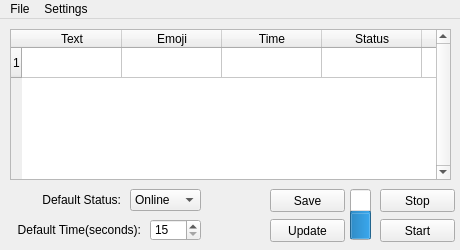
<?xml version="1.0" encoding="UTF-8"?>
<ui version="4.0">
 <class>MainWindow</class>
 <widget class="QMainWindow" name="MainWindow">
  <property name="enabled">
   <bool>true</bool>
  </property>
  <property name="geometry">
   <rect>
    <x>0</x>
    <y>0</y>
    <width>460</width>
    <height>250</height>
   </rect>
  </property>
  <property name="sizePolicy">
   <sizepolicy hsizetype="Fixed" vsizetype="Fixed">
    <horstretch>0</horstretch>
    <verstretch>0</verstretch>
   </sizepolicy>
  </property>
  <property name="windowTitle">
   <string>AMDS</string>
  </property>
  <property name="windowOpacity">
   <double>1.000000000000000</double>
  </property>
  <property name="styleSheet">
   <string notr="true"/>
  </property>
  <widget class="QWidget" name="centralwidget">
   <widget class="QTableWidget" name="TBLW_main">
    <property name="geometry">
     <rect>
      <x>10</x>
      <y>10</y>
      <width>441</width>
      <height>151</height>
     </rect>
    </property>
    <property name="frameShape">
     <enum>QFrame::StyledPanel</enum>
    </property>
    <property name="frameShadow">
     <enum>QFrame::Sunken</enum>
    </property>
    <property name="verticalScrollBarPolicy">
     <enum>Qt::ScrollBarAlwaysOn</enum>
    </property>
    <property name="horizontalScrollBarPolicy">
     <enum>Qt::ScrollBarAlwaysOff</enum>
    </property>
    <property name="sizeAdjustPolicy">
     <enum>QAbstractScrollArea::AdjustIgnored</enum>
    </property>
    <property name="gridStyle">
     <enum>Qt::SolidLine</enum>
    </property>
    <property name="rowCount">
     <number>1</number>
    </property>
    <attribute name="horizontalHeaderVisible">
     <bool>true</bool>
    </attribute>
    <attribute name="horizontalHeaderCascadingSectionResizes">
     <bool>false</bool>
    </attribute>
    <attribute name="horizontalHeaderMinimumSectionSize">
     <number>39</number>
    </attribute>
    <attribute name="horizontalHeaderDefaultSectionSize">
     <number>100</number>
    </attribute>
    <row/>
    <column>
     <property name="text">
      <string>Text</string>
     </property>
    </column>
    <column>
     <property name="text">
      <string>Emoji</string>
     </property>
    </column>
    <column>
     <property name="text">
      <string>Time</string>
     </property>
    </column>
    <column>
     <property name="text">
      <string>Status</string>
     </property>
    </column>
    <column/>
    <column/>
    <column/>
    <column/>
   </widget>
   <widget class="QLabel" name="label">
    <property name="geometry">
     <rect>
      <x>10</x>
      <y>200</y>
      <width>131</width>
      <height>21</height>
     </rect>
    </property>
    <property name="text">
     <string>Default Time(seconds):</string>
    </property>
    <property name="alignment">
     <set>Qt::AlignRight|Qt::AlignTrailing|Qt::AlignVCenter</set>
    </property>
   </widget>
   <widget class="QLabel" name="label_2">
    <property name="geometry">
     <rect>
      <x>10</x>
      <y>170</y>
      <width>111</width>
      <height>21</height>
     </rect>
    </property>
    <property name="text">
     <string>Default Status:</string>
    </property>
    <property name="alignment">
     <set>Qt::AlignRight|Qt::AlignTrailing|Qt::AlignVCenter</set>
    </property>
   </widget>
   <widget class="QComboBox" name="CMBBOX_Status">
    <property name="geometry">
     <rect>
      <x>130</x>
      <y>170</y>
      <width>71</width>
      <height>22</height>
     </rect>
    </property>
    <item>
     <property name="text">
      <string>Online</string>
     </property>
    </item>
    <item>
     <property name="text">
      <string>Idle</string>
     </property>
    </item>
    <item>
     <property name="text">
      <string>DND</string>
     </property>
    </item>
    <item>
     <property name="text">
      <string>Invisible</string>
     </property>
    </item>
   </widget>
   <widget class="QPushButton" name="PSHBTN_Start">
    <property name="geometry">
     <rect>
      <x>380</x>
      <y>200</y>
      <width>75</width>
      <height>23</height>
     </rect>
    </property>
    <property name="text">
     <string>Start</string>
    </property>
   </widget>
   <widget class="QPushButton" name="PSHBTN_Stop">
    <property name="geometry">
     <rect>
      <x>380</x>
      <y>170</y>
      <width>75</width>
      <height>23</height>
     </rect>
    </property>
    <property name="text">
     <string>Stop</string>
    </property>
   </widget>
   <widget class="QPushButton" name="PSHBTN_Update">
    <property name="geometry">
     <rect>
      <x>270</x>
      <y>200</y>
      <width>75</width>
      <height>23</height>
     </rect>
    </property>
    <property name="text">
     <string>Update</string>
    </property>
   </widget>
   <widget class="QPushButton" name="PSHBTN_Save">
    <property name="geometry">
     <rect>
      <x>270</x>
      <y>170</y>
      <width>75</width>
      <height>23</height>
     </rect>
    </property>
    <property name="text">
     <string>Save</string>
    </property>
   </widget>
   <widget class="QSpinBox" name="SPNBOX_Time">
    <property name="geometry">
     <rect>
      <x>150</x>
      <y>200</y>
      <width>51</width>
      <height>22</height>
     </rect>
    </property>
    <property name="readOnly">
     <bool>false</bool>
    </property>
    <property name="minimum">
     <number>15</number>
    </property>
    <property name="maximum">
     <number>1200</number>
    </property>
   </widget>
   <widget class="QProgressBar" name="PRGRSBAR_CurrentStep">
    <property name="geometry">
     <rect>
      <x>350</x>
      <y>170</y>
      <width>21</width>
      <height>51</height>
     </rect>
    </property>
    <property name="maximum">
     <number>50</number>
    </property>
    <property name="value">
     <number>25</number>
    </property>
    <property name="textVisible">
     <bool>false</bool>
    </property>
    <property name="orientation">
     <enum>Qt::Vertical</enum>
    </property>
    <property name="invertedAppearance">
     <bool>false</bool>
    </property>
    <property name="textDirection">
     <enum>QProgressBar::TopToBottom</enum>
    </property>
   </widget>
   <zorder>label</zorder>
   <zorder>label_2</zorder>
   <zorder>CMBBOX_Status</zorder>
   <zorder>TBLW_main</zorder>
   <zorder>PSHBTN_Start</zorder>
   <zorder>PSHBTN_Stop</zorder>
   <zorder>PSHBTN_Update</zorder>
   <zorder>PSHBTN_Save</zorder>
   <zorder>SPNBOX_Time</zorder>
   <zorder>PRGRSBAR_CurrentStep</zorder>
  </widget>
  <widget class="QMenuBar" name="menubar">
   <property name="geometry">
    <rect>
     <x>0</x>
     <y>0</y>
     <width>460</width>
     <height>21</height>
    </rect>
   </property>
   <widget class="QMenu" name="MN_File">
    <property name="title">
     <string>File</string>
    </property>
    <addaction name="ACT_GitHubPage"/>
    <addaction name="ACT_EXIT"/>
   </widget>
   <widget class="QMenu" name="MN_Settings">
    <property name="title">
     <string>Settings</string>
    </property>
    <addaction name="ACT_RunOnStartup"/>
    <addaction name="ACT_RunMinimized"/>
    <addaction name="separator"/>
    <addaction name="ACT_Autostart"/>
    <addaction name="separator"/>
    <addaction name="ACT_CheckUpdates"/>
    <addaction name="separator"/>
    <addaction name="ACT_Language"/>
   </widget>
   <addaction name="MN_File"/>
   <addaction name="MN_Settings"/>
  </widget>
  <action name="ACT_EXIT">
   <property name="text">
    <string>EXIT</string>
   </property>
  </action>
  <action name="ACT_RunOnStartup">
   <property name="text">
    <string>Run On Startup</string>
   </property>
  </action>
  <action name="ACT_RunMinimized">
   <property name="text">
    <string>Run Minimized</string>
   </property>
  </action>
  <action name="ACT_Autostart">
   <property name="text">
    <string>Autostart</string>
   </property>
  </action>
  <action name="ACT_CheckUpdates">
   <property name="text">
    <string>Check Updates</string>
   </property>
  </action>
  <action name="ACT_Language">
   <property name="text">
    <string>Language</string>
   </property>
  </action>
  <action name="ACT_GitHubPage">
   <property name="text">
    <string>Github Page</string>
   </property>
  </action>
 </widget>
 <resources/>
 <connections/>
</ui>
